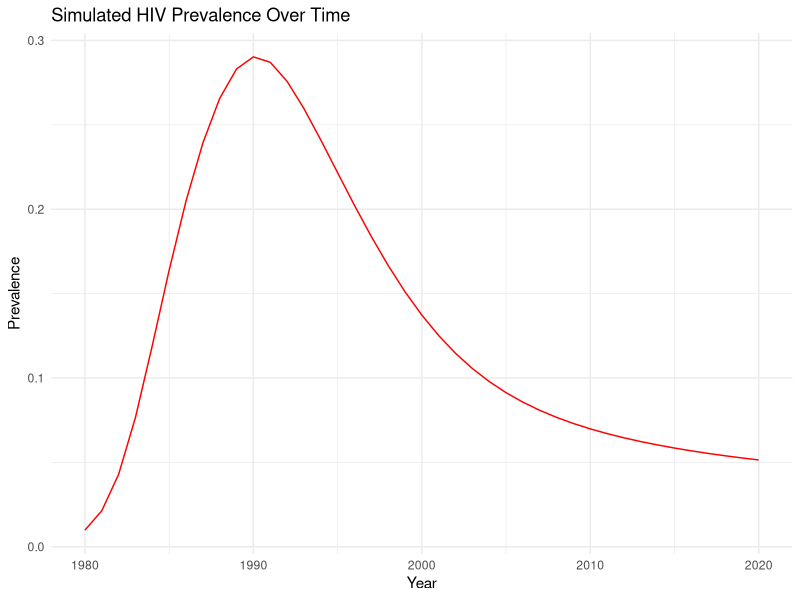
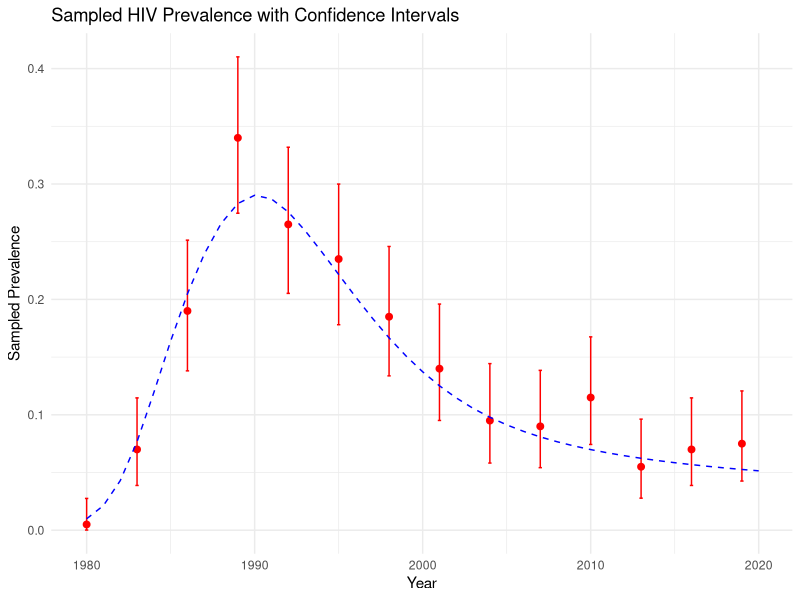
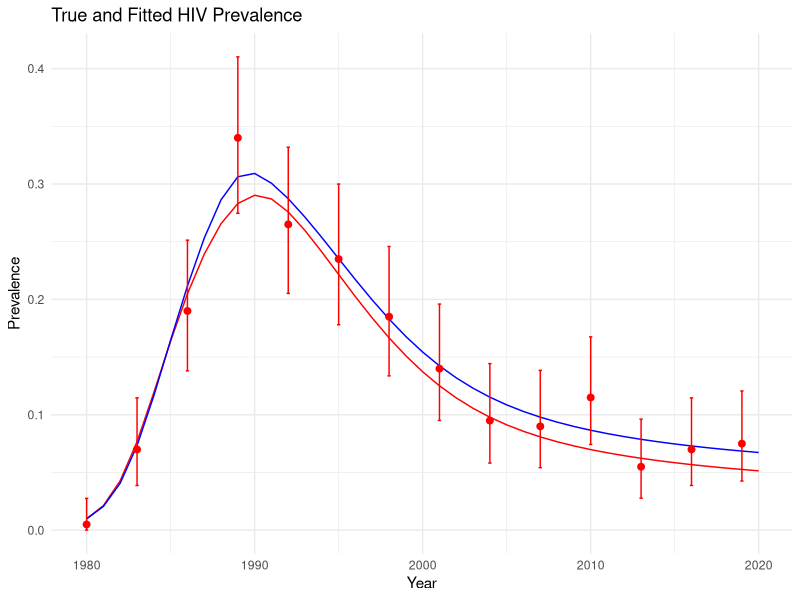

Write R code to recreate these figures, in order.
# Load necessary libraries
library(boot)
library(deSolve)
# library(ellipse)
library(ggplot2)

# Function to set disease parameters with default values
disease_params <- function(lambda = 0.9, a = 5.5, cMax = 0.85, cRate = 1, cHalf = 1990, delta = 0.1, b = 0.02, mu = 0.01) {
  return(as.list(environment()))
}

original_paramters <- c(lambda = 0.9, a = 5.5, cMax = 0.85, cRate = 1, cHalf = 1990, delta = 0.1, b = 0.02, mu = 0.01)

# Define the SI ODE model
SImod <- function(tt, yy, parms) with(as.list(c(parms, yy)), {
  I <- I1 + I2 + I3 + I4  # Total infected
  N <- S + I  # Total population
  lambdaHat <- lambda * exp(-a * I / N)  # Effective transmission rate
  C_t <- 1 - cMax / (1 + exp(-cRate * (tt - cHalf)))  # Control function C(t)
  FOI <- lambdaHat * I / N * C_t  # Force of infection
  g <- 4 * delta  # Transition rate between stages
  
  deriv <- rep(NA, 7)
  deriv[1] <- b * N - FOI * S - mu * S  # Susceptibles
  deriv[2] <- FOI * S - g * I1 - mu * I1  # Infection class I1
  deriv[3] <- g * I1 - g * I2 - mu * I2  # Infection class I2
  deriv[4] <- g * I2 - g * I3 - mu * I3  # Infection class I3
  deriv[5] <- g * I3 - g * I4 - mu * I4  # Infection class I4
  deriv[6] <- FOI * S  # Cumulative incidence
  deriv[7] <- g * I4  # Cumulative mortality
  
  return(list(deriv))
})

# Function to run the deterministic model simulation
simEpidemic <- function(init, tseq, modFunction, parms) {
  simDat <- as.data.frame(ode(y = init, times = tseq, func = modFunction, parms = parms))
  simDat$I <- rowSums(simDat[, paste0("I", 1:4)])
  simDat$N <- rowSums(simDat[, c("S", paste0("I", 1:4))])
  simDat$P <- simDat$I / simDat$N
  return(simDat)
}

# Initial conditions and time sequence
# initPrev <- exp(-7)  # Infected at start
init <- c(S = 999, I1 = 5, I2 = 3, I3 = 1, I4 = 1, CI = 0, CD = 0)
tseqMonth <- seq(1980, 2020, by = 1)

# Simulate the epidemic with default parameters
trueParms <- disease_params()
simDat <- simEpidemic(init, tseq = tseqMonth, modFunction = SImod, parms = trueParms)

# Plot simulated prevalence through time
ggplot(simDat, aes(x = time, y = P)) +
  geom_line(color = "red") +
  labs(title = "Simulated HIV Prevalence Over Time",
       x = "Year",
       y = "Prevalence") +
  theme_minimal()



# Function to sample the epidemic data
sampleEpidemic <- function(simDat, sampleDates = seq(1980, 2020, by = 3), numSamp = rep(200, length(sampleDates))) {
  prev_at_sample_times <- simDat[simDat$time %in% sampleDates, "P"]
  numPos <- rbinom(length(numSamp), numSamp, prev_at_sample_times)
  lci <- mapply(function(x, n) binom.test(x, n)$conf.int[1], x = numPos, n = numSamp)
  uci <- mapply(function(x, n) binom.test(x, n)$conf.int[2], x = numPos, n = numSamp)
  return(data.frame(time = sampleDates, numPos, numSamp, sampPrev = numPos / numSamp, lci = lci, uci = uci))
}

# Sample the epidemic data
set.seed(1)
myDat <- sampleEpidemic(simDat)

# Plot sampled prevalence with confidence intervals
ggplot(myDat, aes(x = time, y = sampPrev)) +
  geom_point(color = "red", size = 2) +
  geom_errorbar(aes(ymin = lci, ymax = uci), width = 0.2, color = "red") +
  labs(title = "Sampled HIV Prevalence with Confidence Intervals",
       x = "Year",
       y = "Sampled Prevalence") +
  theme_minimal() +
  geom_line(data = simDat, aes(x = time, y = P), color = "blue", linetype = "dashed")


# Negative log-likelihood function
nllikelihood <- function(parms = disease_params(), obsDat = myDat) {
  simDat <- simEpidemic(init, tseq = tseqMonth, modFunction = SImod, parms = parms)
  matchedTimes <- simDat$time %in% obsDat$time
  nlls <- -dbinom(obsDat$numPos, obsDat$numSamp, prob = simDat$P[matchedTimes], log = TRUE)
  return(sum(nlls))
}

# Calculate log-likelihood for true parameters
nllikelihood(trueParms)

# Calculate log-likelihood for some random guessed parameters
nllikelihood(disease_params(lambda = 0.1, a = 0.05))


# Function to substitute parameters
subsParms <- function(fit.params, fixed.params = disease_params()) {
  within(fixed.params, {
    loggedParms <- names(fit.params)[grepl("log_", names(fit.params))]
    unloggedParms <- names(fit.params)[!grepl("log_", names(fit.params))]
    for (nm in unloggedParms) assign(nm, as.numeric(fit.params[nm]))
    for (nm in loggedParms) assign(gsub("log_", "", nm), exp(as.numeric(fit.params[nm])))
    rm(nm, loggedParms, unloggedParms)
  })
}

# Make likelihood a function of fixed and fitted parameters
objFXN <- function(fit.params, fixed.params = disease_params(), obsDat = myDat) {
  parms <- subsParms(fit.params, fixed.params)
  nllikelihood(parms, obsDat = obsDat)
}

# Initial parameter guesses
init.pars <- c(log_lambda = log(0.5), log_a = log(3), log_cMax = log(0.65), log_cRate = log(2), log_cHalf = log(2000), log_delta = log(0.02), log_b = log(0.03), log_mu = log(0.02))

# Optimize using SANN
optim.vals <- optim(par = init.pars, objFXN, fixed.params = disease_params(), obsDat = myDat, control = list(trace = 3, maxit = 150), method = "SANN")
exp(unname(optim.vals$par))

# Optimize using Nelder-Mead
optim.vals <- optim(par = optim.vals$par, objFXN, fixed.params = disease_params(), obsDat = myDat, control = list(trace = 3, maxit = 800, reltol = 10^-7), method = "Nelder-Mead", hessian = TRUE)
optim.vals
MLEfits <- optim.vals$par
final_parameters <- c(exp(unname(MLEfits)))


# Plot MLE fit time series
fitDat <- simEpidemic(init, tseq = tseqMonth, modFunction = SImod, parms = subsParms(optim.vals$par, trueParms))

ggplot() +
  geom_line(data = simDat, aes(x = time, y = P), color = "red") +
  geom_line(data = fitDat, aes(x = time, y = P), color = "blue") +
  geom_point(data = myDat, aes(x = time, y = sampPrev), color = "red", size = 2) +
  geom_errorbar(data = myDat, aes(x = time, ymin = lci, ymax = uci), width = 0.2, color = "red") +
  labs(title = "True and Fitted HIV Prevalence",
       x = "Year",
       y = "Prevalence") +
  theme_minimal()


# # Calculate Fisher Information Matrix
# fisherInfMatrix <- solve(optim.vals$hessian)
# 
# # Initialize plot of parameters
# plot(1, 1, type = 'n', log = 'xy', xlim = c(0.05, 1), ylim = c(0.01, 1),
#      xlab = expression(lambda), ylab = expression(a), main = "-log(likelihood) contours", bty = "n")
# 
# # Add true parameter values to the plot
# points(exp(MLEfits['log_lambda']), exp(MLEfits['log_a']), pch = 16, cex = 2, col = 'red')
# # Add MLE to the plot
# points(exp(MLEfits['log_lambda']), exp(MLEfits['log_a']), pch = 16, cex = 2, col = 'black')
# # Add 95% contour ellipse from Hessian
# lines(exp(ellipse(fisherInfMatrix, centre = MLEfits, level = .95)))
# 
# legend("topleft", c('truth', 'MLE', '95% Confidence Region'), lty = c(NA, NA, 1), pch = c(16, 16, NA),
#        col = c('red', 'black', 'black'), bty = 'n')
